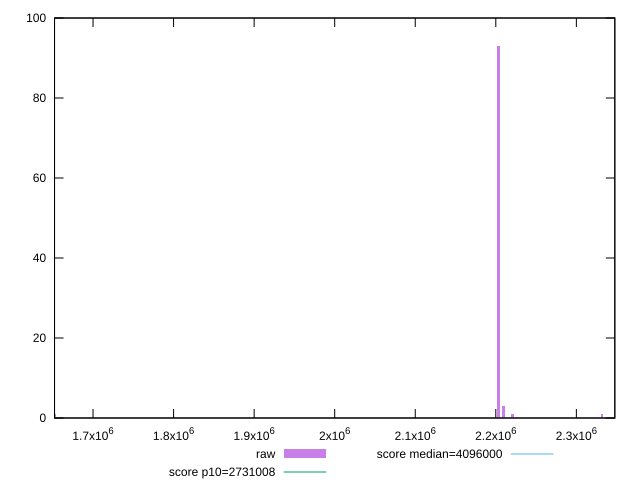

gnuplot code for this plot:
reset

$raw <<EOF
2220272.9135198724 1
2349236.960302031 1
2209816.3691861834 3
2202845.3396303914 93
2331809.38641255 1
1652134.0047227934 1
EOF

set key outside below
set boxwidth 3485.5147778961887
set xrange [1652212:2347748]
set yrange [0:100]
set trange [0:100]
set style fill transparent solid 0.5 noborder

set parametric
set terminal svg size 640, 490 enhanced background rgb 'white'
set output "report_00017_2021-02-10T15-08-03.406Z/total-byte-weight/samples/pages/raw/histogram.svg"

plot $raw title "raw" with boxes, \
     2731008,t title "score p10=2731008", \
     4096000,t title "score median=4096000"

reset
